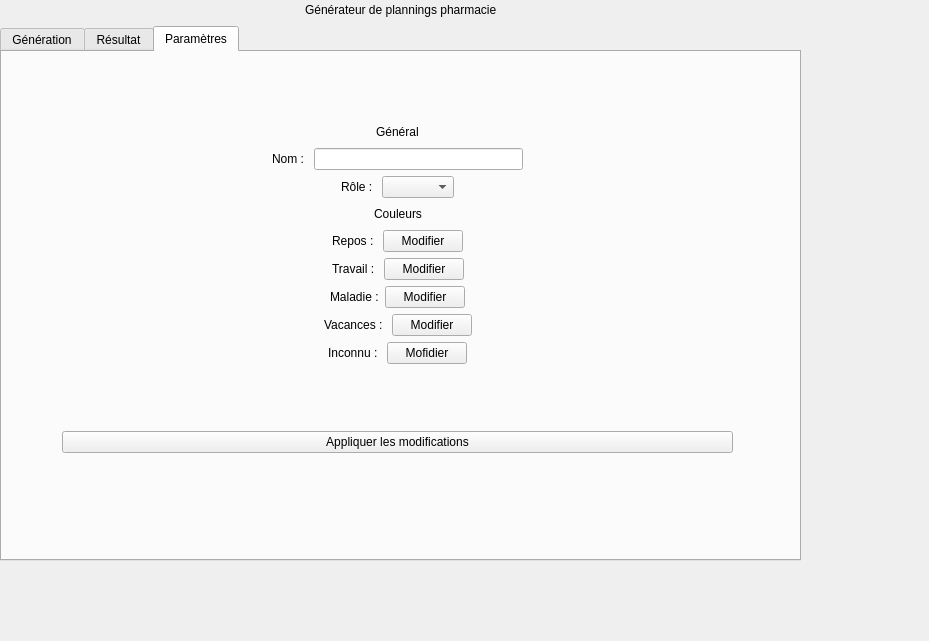
<?xml version="1.0" encoding="UTF-8"?>
<ui version="4.0">
 <class>MainWindow</class>
 <widget class="QMainWindow" name="MainWindow">
  <property name="geometry">
   <rect>
    <x>0</x>
    <y>0</y>
    <width>929</width>
    <height>641</height>
   </rect>
  </property>
  <property name="windowTitle">
   <string>MainWindow</string>
  </property>
  <widget class="QWidget" name="centralwidget">
   <widget class="QWidget" name="layoutWidget">
    <property name="geometry">
     <rect>
      <x>0</x>
      <y>0</y>
      <width>801</width>
      <height>561</height>
     </rect>
    </property>
    <layout class="QVBoxLayout" name="MainVLayout">
     <item>
      <layout class="QVBoxLayout" name="titleLayout">
       <item>
        <layout class="QHBoxLayout" name="horizontalLayout">
         <item>
          <spacer name="horizontalSpacerTitleLeft">
           <property name="orientation">
            <enum>Qt::Horizontal</enum>
           </property>
           <property name="sizeHint" stdset="0">
            <size>
             <width>40</width>
             <height>20</height>
            </size>
           </property>
          </spacer>
         </item>
         <item>
          <widget class="QLabel" name="label">
           <property name="text">
            <string>Générateur de plannings pharmacie</string>
           </property>
          </widget>
         </item>
         <item>
          <spacer name="horizontalSpacerTitleRight">
           <property name="orientation">
            <enum>Qt::Horizontal</enum>
           </property>
           <property name="sizeHint" stdset="0">
            <size>
             <width>40</width>
             <height>20</height>
            </size>
           </property>
          </spacer>
         </item>
        </layout>
       </item>
      </layout>
     </item>
     <item>
      <layout class="QVBoxLayout" name="contentLayout">
       <item>
        <widget class="QTabWidget" name="mainTabWidget">
         <property name="enabled">
          <bool>true</bool>
         </property>
         <property name="minimumSize">
          <size>
           <width>0</width>
           <height>0</height>
          </size>
         </property>
         <property name="currentIndex">
          <number>2</number>
         </property>
         <widget class="QWidget" name="homeTab">
          <attribute name="title">
           <string>Génération</string>
          </attribute>
          <widget class="QWidget" name="verticalLayoutWidget_4">
           <property name="geometry">
            <rect>
             <x>87</x>
             <y>110</y>
             <width>658</width>
             <height>307</height>
            </rect>
           </property>
           <layout class="QVBoxLayout" name="GenerationMainVLayout">
            <property name="sizeConstraint">
             <enum>QLayout::SetDefaultConstraint</enum>
            </property>
            <item>
             <layout class="QHBoxLayout" name="browseXlsLabelHLayout">
              <item>
               <spacer name="horizontalSpacerBrowseXlsLabelLeft">
                <property name="orientation">
                 <enum>Qt::Horizontal</enum>
                </property>
                <property name="sizeHint" stdset="0">
                 <size>
                  <width>40</width>
                  <height>20</height>
                 </size>
                </property>
               </spacer>
              </item>
              <item>
               <widget class="QLabel" name="BrowseXlsLabel">
                <property name="text">
                 <string>Selectionner un fichier .xls/.xlsm</string>
                </property>
               </widget>
              </item>
              <item>
               <spacer name="horizontalSpacerBrowseXlsLabelRight">
                <property name="orientation">
                 <enum>Qt::Horizontal</enum>
                </property>
                <property name="sizeHint" stdset="0">
                 <size>
                  <width>40</width>
                  <height>20</height>
                 </size>
                </property>
               </spacer>
              </item>
             </layout>
            </item>
            <item>
             <spacer name="verticalSpacerBrowseXlsLabel_Button">
              <property name="orientation">
               <enum>Qt::Vertical</enum>
              </property>
              <property name="sizeHint" stdset="0">
               <size>
                <width>20</width>
                <height>40</height>
               </size>
              </property>
             </spacer>
            </item>
            <item>
             <layout class="QHBoxLayout" name="browseXlsButtonHLayout">
              <item>
               <spacer name="horizontalSpacerBrowseXlsButtonLeft">
                <property name="orientation">
                 <enum>Qt::Horizontal</enum>
                </property>
                <property name="sizeHint" stdset="0">
                 <size>
                  <width>40</width>
                  <height>20</height>
                 </size>
                </property>
               </spacer>
              </item>
              <item>
               <widget class="QPushButton" name="browseXlsButton">
                <property name="text">
                 <string>Parcourir</string>
                </property>
               </widget>
              </item>
              <item>
               <widget class="QLineEdit" name="browsedXlsLine">
                <property name="readOnly">
                 <bool>true</bool>
                </property>
               </widget>
              </item>
              <item>
               <spacer name="horizontalSpacerBrowseXlsButtonRight">
                <property name="orientation">
                 <enum>Qt::Horizontal</enum>
                </property>
                <property name="sizeHint" stdset="0">
                 <size>
                  <width>40</width>
                  <height>20</height>
                 </size>
                </property>
               </spacer>
              </item>
             </layout>
            </item>
            <item>
             <spacer name="verticalSpacerBrowseXls_GeneratePlanning">
              <property name="orientation">
               <enum>Qt::Vertical</enum>
              </property>
              <property name="sizeHint" stdset="0">
               <size>
                <width>656</width>
                <height>138</height>
               </size>
              </property>
             </spacer>
            </item>
            <item>
             <layout class="QHBoxLayout" name="generatePlanningLabelHLayout">
              <item>
               <spacer name="horizontalSpacerGeneratePlanningLabelLeft">
                <property name="orientation">
                 <enum>Qt::Horizontal</enum>
                </property>
                <property name="sizeHint" stdset="0">
                 <size>
                  <width>40</width>
                  <height>20</height>
                 </size>
                </property>
               </spacer>
              </item>
              <item>
               <widget class="QLabel" name="GeneratePlanningLabel">
                <property name="text">
                 <string>Lancer la génération du planning</string>
                </property>
               </widget>
              </item>
              <item>
               <spacer name="horizontalSpacerGeneratePlanningLabelRight">
                <property name="orientation">
                 <enum>Qt::Horizontal</enum>
                </property>
                <property name="sizeHint" stdset="0">
                 <size>
                  <width>40</width>
                  <height>20</height>
                 </size>
                </property>
               </spacer>
              </item>
             </layout>
            </item>
            <item>
             <spacer name="verticalSpacerGeneratePlanningLabel_Button">
              <property name="orientation">
               <enum>Qt::Vertical</enum>
              </property>
              <property name="sizeHint" stdset="0">
               <size>
                <width>20</width>
                <height>40</height>
               </size>
              </property>
             </spacer>
            </item>
            <item>
             <layout class="QHBoxLayout" name="generateButtonHLayout">
              <item>
               <spacer name="horizontalSpacerGeneratePlanningButtonLeft">
                <property name="orientation">
                 <enum>Qt::Horizontal</enum>
                </property>
                <property name="sizeHint" stdset="0">
                 <size>
                  <width>40</width>
                  <height>20</height>
                 </size>
                </property>
               </spacer>
              </item>
              <item>
               <widget class="QPushButton" name="generatePlanningButton">
                <property name="text">
                 <string>Générer</string>
                </property>
               </widget>
              </item>
              <item>
               <spacer name="horizontalSpacerGeneratePlanningButtonRight">
                <property name="orientation">
                 <enum>Qt::Horizontal</enum>
                </property>
                <property name="sizeHint" stdset="0">
                 <size>
                  <width>40</width>
                  <height>20</height>
                 </size>
                </property>
               </spacer>
              </item>
             </layout>
            </item>
            <item>
             <spacer name="verticalSpacerUnderHome">
              <property name="orientation">
               <enum>Qt::Vertical</enum>
              </property>
              <property name="sizeHint" stdset="0">
               <size>
                <width>20</width>
                <height>40</height>
               </size>
              </property>
             </spacer>
            </item>
           </layout>
          </widget>
         </widget>
         <widget class="QWidget" name="resultTab">
          <attribute name="title">
           <string>Résultat</string>
          </attribute>
          <widget class="QWidget" name="verticalLayoutWidget">
           <property name="geometry">
            <rect>
             <x>39</x>
             <y>19</y>
             <width>681</width>
             <height>411</height>
            </rect>
           </property>
           <layout class="QVBoxLayout" name="resultMainVLayout">
            <item>
             <widget class="QStackedWidget" name="resultCarousel">
              <property name="currentIndex">
               <number>1</number>
              </property>
              <widget class="QWidget" name="page"/>
              <widget class="QWidget" name="page_2"/>
             </widget>
            </item>
            <item>
             <layout class="QHBoxLayout" name="CarousselButtonsHLayout">
              <item>
               <spacer name="horizontalSpacer_19">
                <property name="orientation">
                 <enum>Qt::Horizontal</enum>
                </property>
                <property name="sizeHint" stdset="0">
                 <size>
                  <width>40</width>
                  <height>20</height>
                 </size>
                </property>
               </spacer>
              </item>
              <item>
               <widget class="QPushButton" name="carouselPreviousButton">
                <property name="text">
                 <string>Précedent</string>
                </property>
               </widget>
              </item>
              <item>
               <widget class="QPushButton" name="carouselNextButton">
                <property name="text">
                 <string>Suivant</string>
                </property>
               </widget>
              </item>
              <item>
               <spacer name="horizontalSpacer_20">
                <property name="orientation">
                 <enum>Qt::Horizontal</enum>
                </property>
                <property name="sizeHint" stdset="0">
                 <size>
                  <width>40</width>
                  <height>20</height>
                 </size>
                </property>
               </spacer>
              </item>
             </layout>
            </item>
           </layout>
          </widget>
         </widget>
         <widget class="QWidget" name="configTab">
          <attribute name="title">
           <string>Paramètres</string>
          </attribute>
          <widget class="QWidget" name="verticalLayoutWidget_5">
           <property name="geometry">
            <rect>
             <x>60</x>
             <y>70</y>
             <width>671</width>
             <height>391</height>
            </rect>
           </property>
           <layout class="QVBoxLayout" name="SettingsMainVLayout">
            <item>
             <layout class="QHBoxLayout" name="GeneralSettingsHLayout">
              <item>
               <spacer name="horizontalSpacer_5">
                <property name="orientation">
                 <enum>Qt::Horizontal</enum>
                </property>
                <property name="sizeHint" stdset="0">
                 <size>
                  <width>40</width>
                  <height>20</height>
                 </size>
                </property>
               </spacer>
              </item>
              <item>
               <widget class="QLabel" name="OveralSettingsLabel">
                <property name="text">
                 <string>Général</string>
                </property>
               </widget>
              </item>
              <item>
               <spacer name="horizontalSpacer_6">
                <property name="orientation">
                 <enum>Qt::Horizontal</enum>
                </property>
                <property name="sizeHint" stdset="0">
                 <size>
                  <width>40</width>
                  <height>20</height>
                 </size>
                </property>
               </spacer>
              </item>
             </layout>
            </item>
            <item>
             <layout class="QHBoxLayout" name="NameHLayout">
              <item>
               <spacer name="horizontalSpacer">
                <property name="orientation">
                 <enum>Qt::Horizontal</enum>
                </property>
                <property name="sizeHint" stdset="0">
                 <size>
                  <width>40</width>
                  <height>20</height>
                 </size>
                </property>
               </spacer>
              </item>
              <item>
               <widget class="QLabel" name="SettingsNameLabel">
                <property name="text">
                 <string>Nom : </string>
                </property>
               </widget>
              </item>
              <item>
               <widget class="QLineEdit" name="SettingsNameLineEdit"/>
              </item>
              <item>
               <spacer name="horizontalSpacer_2">
                <property name="orientation">
                 <enum>Qt::Horizontal</enum>
                </property>
                <property name="sizeHint" stdset="0">
                 <size>
                  <width>40</width>
                  <height>20</height>
                 </size>
                </property>
               </spacer>
              </item>
             </layout>
            </item>
            <item>
             <layout class="QHBoxLayout" name="RoleHLayout">
              <item>
               <spacer name="horizontalSpacer_3">
                <property name="orientation">
                 <enum>Qt::Horizontal</enum>
                </property>
                <property name="sizeHint" stdset="0">
                 <size>
                  <width>40</width>
                  <height>20</height>
                 </size>
                </property>
               </spacer>
              </item>
              <item>
               <widget class="QLabel" name="RoleLabel">
                <property name="text">
                 <string>Rôle : </string>
                </property>
               </widget>
              </item>
              <item>
               <widget class="QComboBox" name="SettingsRoleComboBox"/>
              </item>
              <item>
               <spacer name="horizontalSpacer_4">
                <property name="orientation">
                 <enum>Qt::Horizontal</enum>
                </property>
                <property name="sizeHint" stdset="0">
                 <size>
                  <width>40</width>
                  <height>20</height>
                 </size>
                </property>
               </spacer>
              </item>
             </layout>
            </item>
            <item>
             <layout class="QHBoxLayout" name="ColorSettingsHLayout">
              <item>
               <spacer name="horizontalSpacer_7">
                <property name="orientation">
                 <enum>Qt::Horizontal</enum>
                </property>
                <property name="sizeHint" stdset="0">
                 <size>
                  <width>40</width>
                  <height>20</height>
                 </size>
                </property>
               </spacer>
              </item>
              <item>
               <widget class="QLabel" name="ColorsLabel">
                <property name="text">
                 <string>Couleurs</string>
                </property>
               </widget>
              </item>
              <item>
               <spacer name="horizontalSpacer_8">
                <property name="orientation">
                 <enum>Qt::Horizontal</enum>
                </property>
                <property name="sizeHint" stdset="0">
                 <size>
                  <width>40</width>
                  <height>20</height>
                 </size>
                </property>
               </spacer>
              </item>
             </layout>
            </item>
            <item>
             <layout class="QHBoxLayout" name="OffColorHLayput">
              <item>
               <spacer name="horizontalSpacer_9">
                <property name="orientation">
                 <enum>Qt::Horizontal</enum>
                </property>
                <property name="sizeHint" stdset="0">
                 <size>
                  <width>40</width>
                  <height>20</height>
                 </size>
                </property>
               </spacer>
              </item>
              <item>
               <widget class="QLabel" name="OffColorLabel">
                <property name="text">
                 <string>Repos : </string>
                </property>
               </widget>
              </item>
              <item>
               <widget class="QPushButton" name="OffColorPushButton">
                <property name="text">
                 <string>Modifier</string>
                </property>
               </widget>
              </item>
              <item>
               <spacer name="horizontalSpacer_10">
                <property name="orientation">
                 <enum>Qt::Horizontal</enum>
                </property>
                <property name="sizeHint" stdset="0">
                 <size>
                  <width>40</width>
                  <height>20</height>
                 </size>
                </property>
               </spacer>
              </item>
             </layout>
            </item>
            <item>
             <layout class="QHBoxLayout" name="workColorHLayout">
              <item>
               <spacer name="horizontalSpacer_11">
                <property name="orientation">
                 <enum>Qt::Horizontal</enum>
                </property>
                <property name="sizeHint" stdset="0">
                 <size>
                  <width>40</width>
                  <height>20</height>
                 </size>
                </property>
               </spacer>
              </item>
              <item>
               <widget class="QLabel" name="WorkColorLabel">
                <property name="text">
                 <string>Travail : </string>
                </property>
               </widget>
              </item>
              <item>
               <widget class="QPushButton" name="WorkColorPushButton">
                <property name="text">
                 <string>Modifier</string>
                </property>
               </widget>
              </item>
              <item>
               <spacer name="horizontalSpacer_12">
                <property name="orientation">
                 <enum>Qt::Horizontal</enum>
                </property>
                <property name="sizeHint" stdset="0">
                 <size>
                  <width>40</width>
                  <height>20</height>
                 </size>
                </property>
               </spacer>
              </item>
             </layout>
            </item>
            <item>
             <layout class="QHBoxLayout" name="sickColorHLayout">
              <item>
               <spacer name="horizontalSpacer_13">
                <property name="orientation">
                 <enum>Qt::Horizontal</enum>
                </property>
                <property name="sizeHint" stdset="0">
                 <size>
                  <width>40</width>
                  <height>20</height>
                 </size>
                </property>
               </spacer>
              </item>
              <item>
               <widget class="QLabel" name="SickColorLabel">
                <property name="text">
                 <string>Maladie :</string>
                </property>
               </widget>
              </item>
              <item>
               <widget class="QPushButton" name="SickColorPushButton">
                <property name="text">
                 <string>Modifier</string>
                </property>
               </widget>
              </item>
              <item>
               <spacer name="horizontalSpacer_14">
                <property name="orientation">
                 <enum>Qt::Horizontal</enum>
                </property>
                <property name="sizeHint" stdset="0">
                 <size>
                  <width>40</width>
                  <height>20</height>
                 </size>
                </property>
               </spacer>
              </item>
             </layout>
            </item>
            <item>
             <layout class="QHBoxLayout" name="VacColorHLayout">
              <item>
               <spacer name="horizontalSpacer_15">
                <property name="orientation">
                 <enum>Qt::Horizontal</enum>
                </property>
                <property name="sizeHint" stdset="0">
                 <size>
                  <width>40</width>
                  <height>20</height>
                 </size>
                </property>
               </spacer>
              </item>
              <item>
               <widget class="QLabel" name="VacColorLabel">
                <property name="text">
                 <string>Vacances : </string>
                </property>
               </widget>
              </item>
              <item>
               <widget class="QPushButton" name="VacColorPushButton">
                <property name="text">
                 <string>Modifier</string>
                </property>
               </widget>
              </item>
              <item>
               <spacer name="horizontalSpacer_16">
                <property name="orientation">
                 <enum>Qt::Horizontal</enum>
                </property>
                <property name="sizeHint" stdset="0">
                 <size>
                  <width>40</width>
                  <height>20</height>
                 </size>
                </property>
               </spacer>
              </item>
             </layout>
            </item>
            <item>
             <layout class="QHBoxLayout" name="UndefColorHLayout">
              <item>
               <spacer name="horizontalSpacer_17">
                <property name="orientation">
                 <enum>Qt::Horizontal</enum>
                </property>
                <property name="sizeHint" stdset="0">
                 <size>
                  <width>40</width>
                  <height>20</height>
                 </size>
                </property>
               </spacer>
              </item>
              <item>
               <widget class="QLabel" name="UndefColorLabel">
                <property name="text">
                 <string>Inconnu : </string>
                </property>
               </widget>
              </item>
              <item>
               <widget class="QPushButton" name="UndefColorPushButton">
                <property name="text">
                 <string>Mofidier</string>
                </property>
               </widget>
              </item>
              <item>
               <spacer name="horizontalSpacer_18">
                <property name="orientation">
                 <enum>Qt::Horizontal</enum>
                </property>
                <property name="sizeHint" stdset="0">
                 <size>
                  <width>40</width>
                  <height>20</height>
                 </size>
                </property>
               </spacer>
              </item>
             </layout>
            </item>
            <item>
             <spacer name="SettingsOverValidateVSpacer">
              <property name="orientation">
               <enum>Qt::Vertical</enum>
              </property>
              <property name="sizeHint" stdset="0">
               <size>
                <width>20</width>
                <height>40</height>
               </size>
              </property>
             </spacer>
            </item>
            <item>
             <widget class="QPushButton" name="ValidateSettingsButton">
              <property name="text">
               <string>Appliquer les modifications</string>
              </property>
             </widget>
            </item>
            <item>
             <spacer name="SettingsUnderValidateVSpacer">
              <property name="orientation">
               <enum>Qt::Vertical</enum>
              </property>
              <property name="sizeHint" stdset="0">
               <size>
                <width>20</width>
                <height>40</height>
               </size>
              </property>
             </spacer>
            </item>
           </layout>
          </widget>
         </widget>
        </widget>
       </item>
      </layout>
     </item>
    </layout>
   </widget>
  </widget>
 </widget>
 <resources/>
 <connections/>
</ui>
